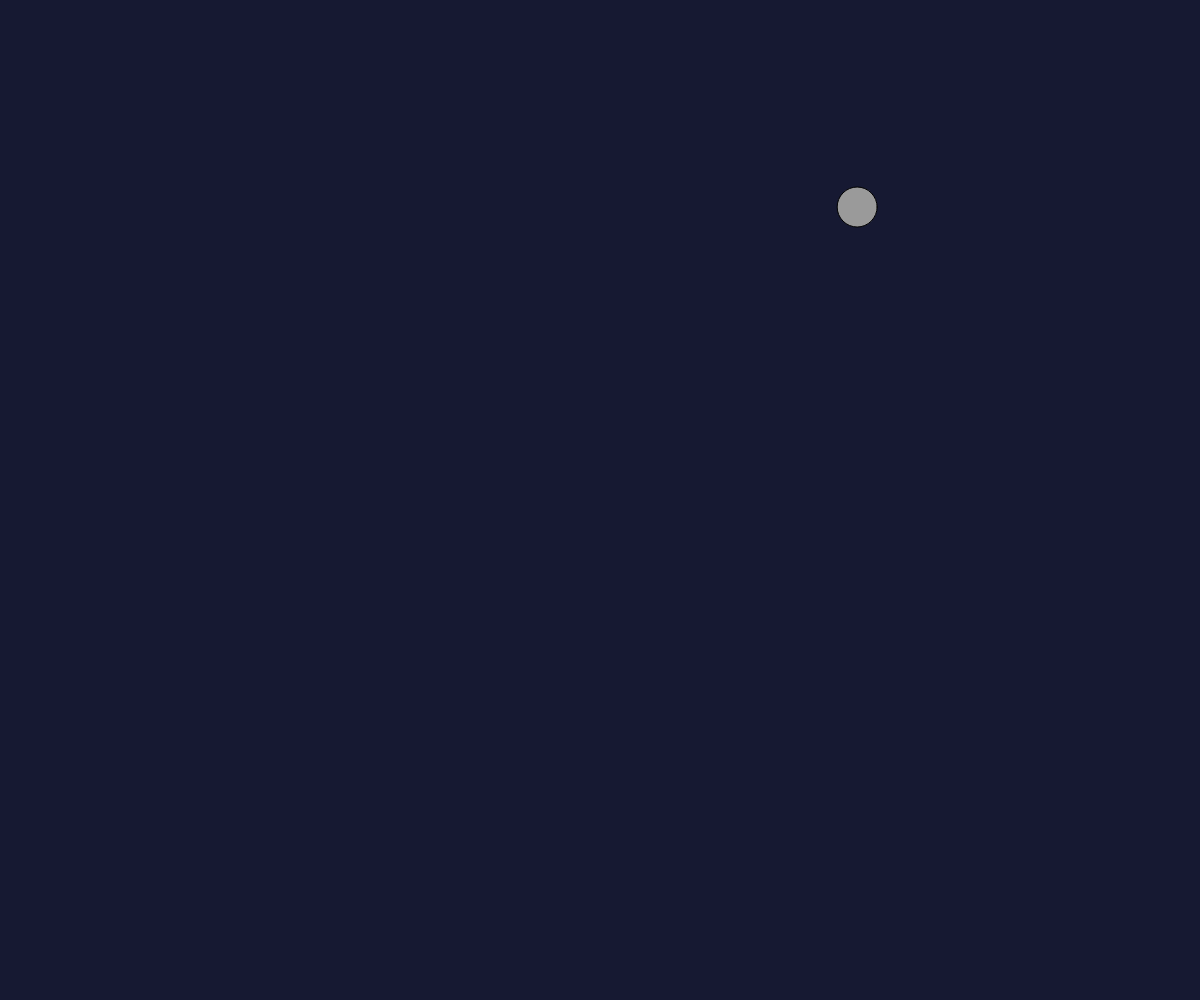
Frame 1 (no input)
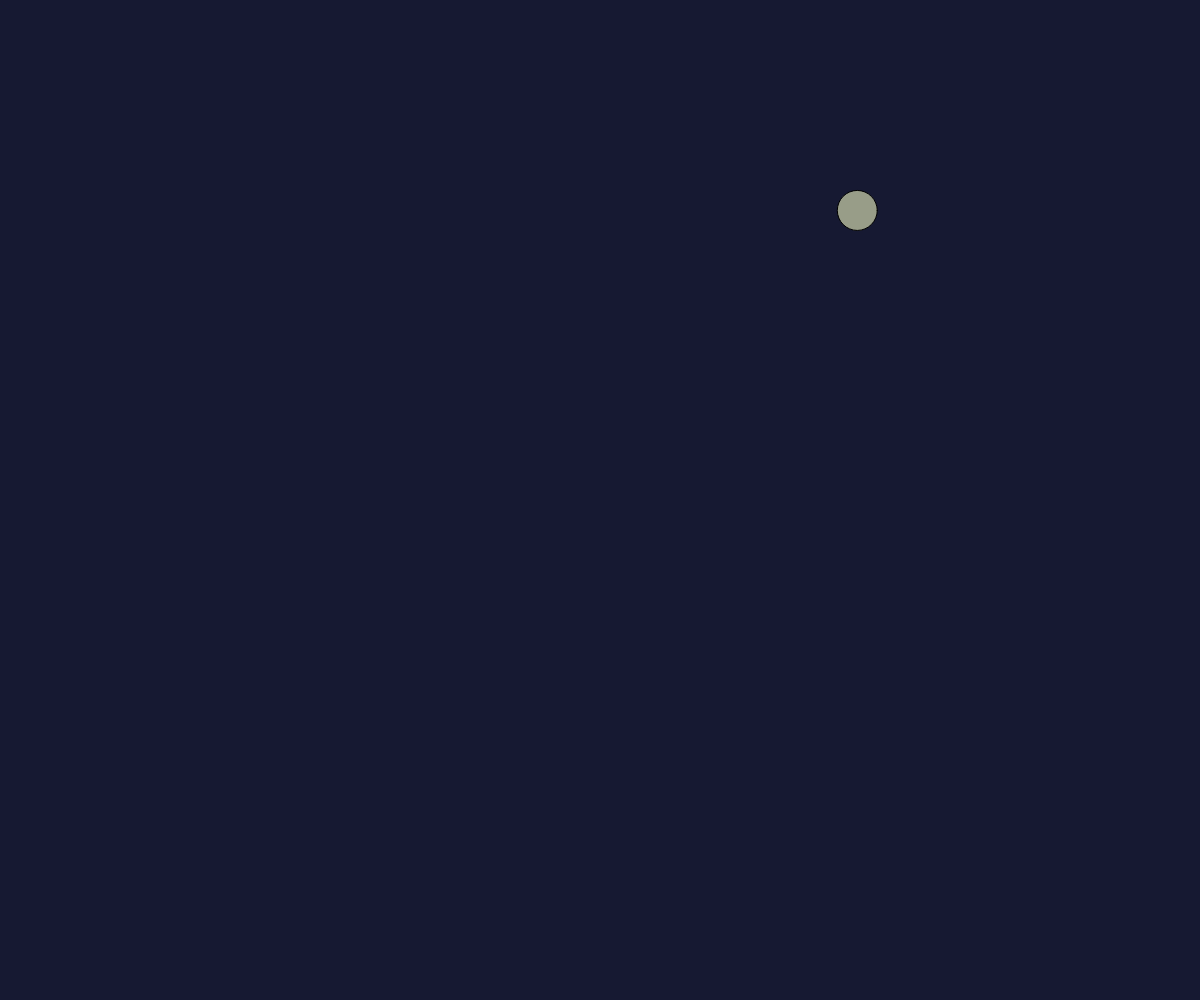
Frame 60 (no input)
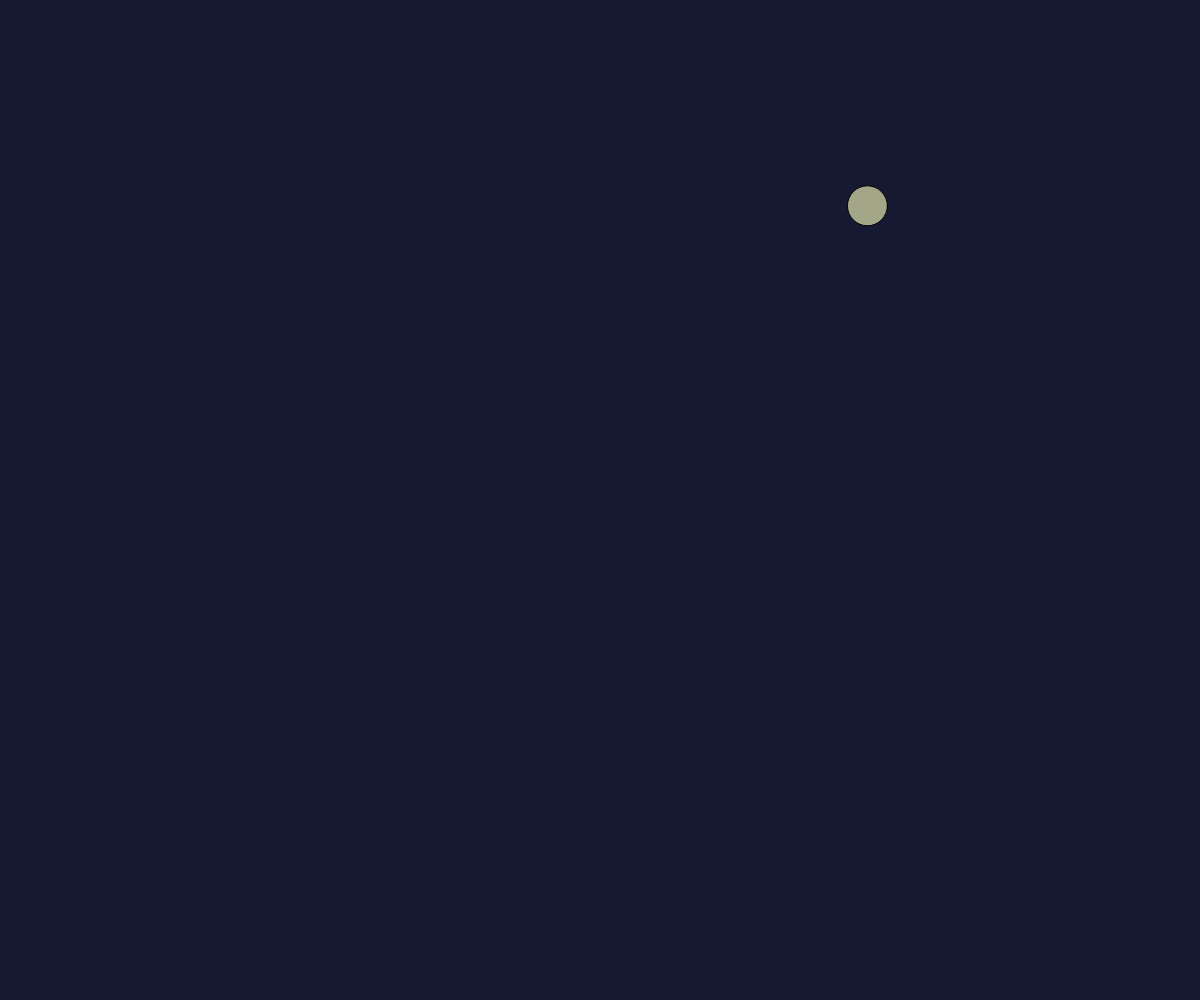
Frame 120 (the mouse pressed at the canvas centre since frame 60)

The p5.js sketch that drew these frames (run headless with seeded random() and noise() and a simulated clock; from frame 60 on, the mouse is pressed at the canvas centre):

// p5.js sketch
// ── sketch.js
var starNumber = 1;
var stars = new Array;
var binary_division = false;
var goingdiv;

function setup() {
  createCanvas(innerWidth, innerHeight);
  for(var i=0;i<starNumber;i++){
    stars[i] = new Star;
  }
}

function draw() {
  background(22, 25, 50);
  var div = random(500);
  if(div>=2){
	  goingdiv = true;
  }
  if(div<2){
	  goingdiv = false;
  }
  for(var i=0;i<starNumber;i++){
    stars[i].show();
  }

}

function keyPressed(){
	switch(keyCode){
		case UP_ARROW:
			starNumber++;
			stars[starNumber-1] = new Star;
			break;
		case DOWN_ARROW:
			starNumber--;
			break;
		case LEFT_ARROW:
			for(var i=0;i<starNumber;i++){
				stars[i].speed--;
			}
			break;
		case RIGHT_ARROW:
			for(var i=0;i<starNumber;i++){
				stars[i].speed++;
			}
			break;
		case ENTER:
			binary_division = !binary_division;
			break;
	}
}

function Star(){
  this.x = random(width);
  this.y = random(height);
  this.weight = random(10, 50);
  this.redtone = random(100, 255);
  this.greentone = this.redtone;
  this.bluetone = this.greentone;
  this.speed = 1;

  this.move = function () {
    this.x += random(-this.speed, this.speed);
    this.y += random(-this.speed, this.speed);
	//this.speed+=0.01;
	
	if(this.x>width || this.x<0){
		this.x = width/2;
	}
	if(this.y>height || this.y<0){
		this.y = height/2;
	}
	
	if(binary_division){
			if(goingdiv){
				stars[starNumber] = new Star;
				stars[starNumber].x = this.x + random(-20, 20);
				stars[starNumber].y = this.y + random(-20, 20);
				starNumber++;
		}
	}
  }

  this.colorfly = function(){
    this.redtone += random(-3, 3);
    this.greentone += random(-3, 3);
    this.bluetone += random(-3, 3);
  }

  this.show = function(){
    //noStroke();
    fill(this.redtone, this.greentone, this.bluetone);
    ellipse(this.x, this.y, this.weight, this.weight);
    this.move();
    this.colorfly();
  }
}
